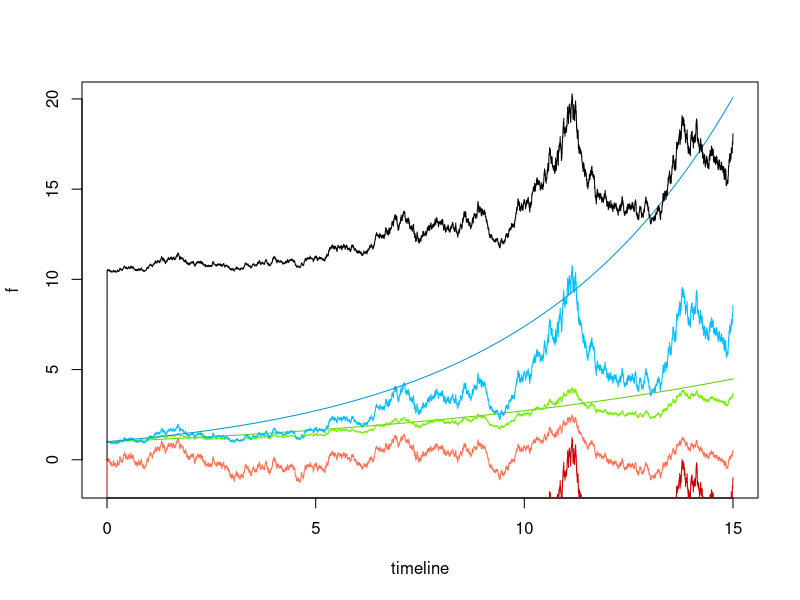

Generate this figure with R:
# Pomodoro Project on Market Microstructure
#Generating Geometric Brownian Motion

maturity <- 15
simulation.length <- 10001
dt <-  maturity/(simulation.length-1)

timeline <- seq(0,maturity, dt)

S0<-1 # Initial Stock Price
r<-0.05 # Risk Free Rate
mu<-0.1 # Average
mu0<-0.2
sigma<-0.2 
sigma0<-0.375
gamma<-0.01 # Risk Averseness of the trader
q<-10000 # Stock Inventory
k<-0.1 # Liquidity of the market

f <- g <- g0 <- h <- h0 <-pa<-pb <- rep(0, times=simulation.length)
g0[1] <- h0[1] <- g[1] <-  h[1] <- S0

for(i in 2:simulation.length){
  f[i] <- f[i-1]+sqrt(dt)*rnorm(1)
  g[i] <- g[1]*exp((mu-(sigma^2)/2)*(i-1)*dt+sigma*f[i])
  g0[i] <- g0[1]*exp(mu*(i-1)*dt)
  h[i] <- h[1]*exp((mu0-sigma0^2/2)*(i-1)*dt+sigma0*f[i])
  pa[i]<-h[i]-q*gamma*(sigma0^2)*dt-(1/gamma)*log(1+(gamma/k))
  pb[i]<-h[i]-q*gamma*(sigma0^2)*dt+(1/gamma)*log(1+(gamma/k))
  
  h0[i] <- h0[1]*exp(mu0*(i-1)*dt)
}

o_range <- range(f,g,g0,h,h0)

plot(timeline,f, ylim=o_range, type="l", col="coral1")
lines(timeline,g0, col="chartreuse3")
lines(timeline,g, col="chartreuse2")
lines(timeline,h, col="deepskyblue1")
lines(timeline,h0, col="deepskyblue3")
lines(timeline,pa, col="red3")
lines(timeline,pb, col="black")

#title(main="Geometric Brownian Motion trajectories", col.main="red", font.main=4)



#legend(1, o_range[2], c("mu = 0.2,  sigma = 0.375","mu = 0.1,  sigma = 0.2","Brownian motion"), cex=0.8, 
       #col=c("deepskyblue1","chartreuse2","coral1"), pch=1, lty=1);





